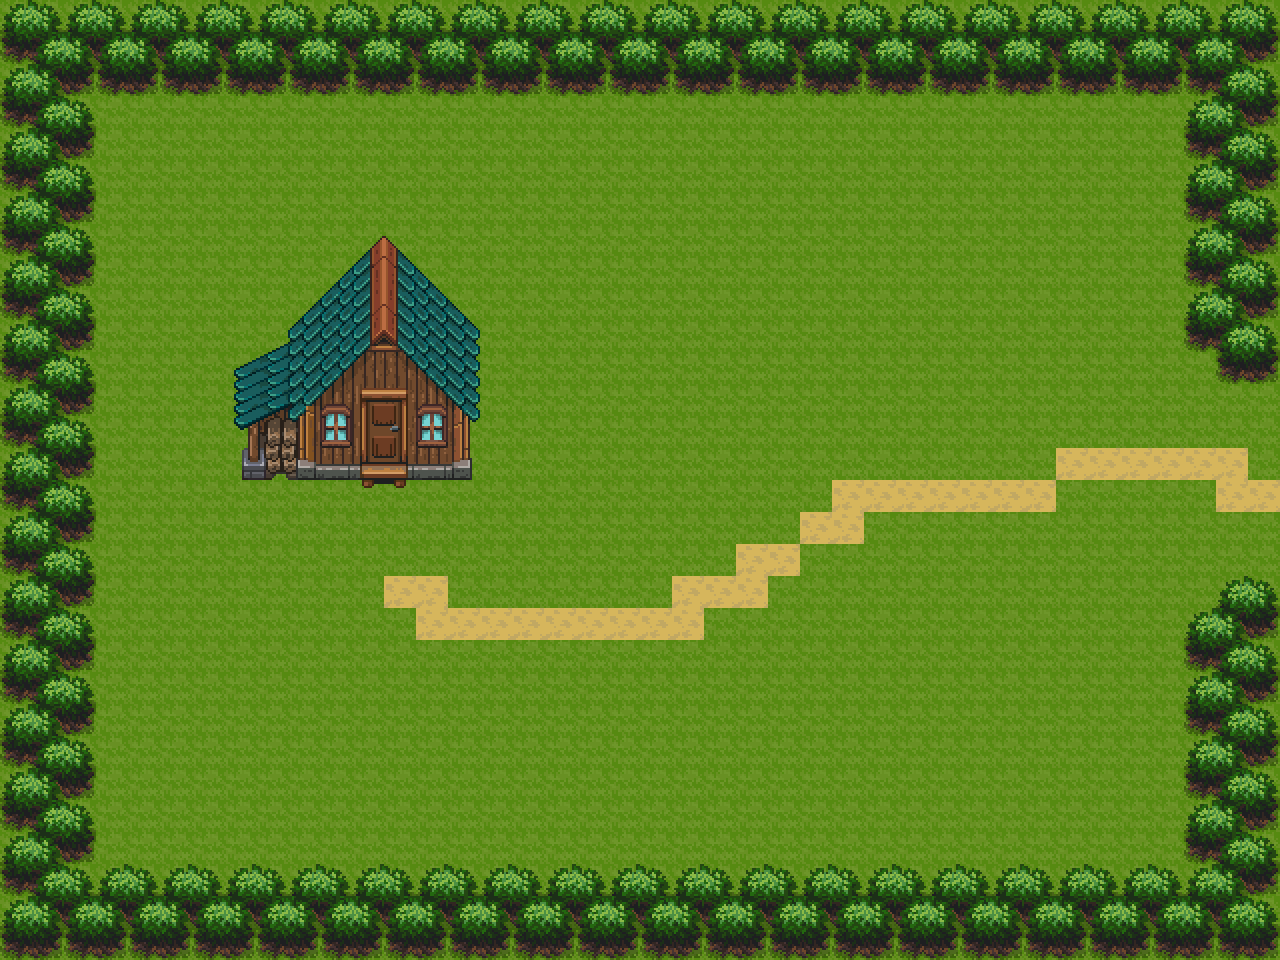

This game map was drawn from its Tiled (.tmx) file and the tilesets committed beside it. A one-line description and the trimmed map source follow:
An orthogonal 40x30 tile map with 32x32 px tiles, 3 tile layers (Tile Layer 1, Tile Layer 2, Tile Layer 3).

<map version="1.5" tiledversion="1.7.2" orientation="orthogonal" renderorder="right-down" width="40" height="30" tilewidth="32" tileheight="32" infinite="0" nextlayerid="4" nextobjectid="1">
 <tileset firstgid="1" source="tilesets/!CL_DEMO_32x32.tsx" />
 <layer id="1" name="Tile Layer 1" width="40" height="30">
  <data>[1200 cells, 1200 non-empty, 1 distinct tile ids]</data>
 </layer>
 <layer id="2" name="Tile Layer 2" width="40" height="30">
  <data>[1200 cells, 425 non-empty, 62 distinct tile ids]</data>
 </layer>
 <layer id="3" name="Tile Layer 3" width="40" height="30">
  <data>[1200 cells, 45 non-empty, 11 distinct tile ids]</data>
 </layer>
</map>
